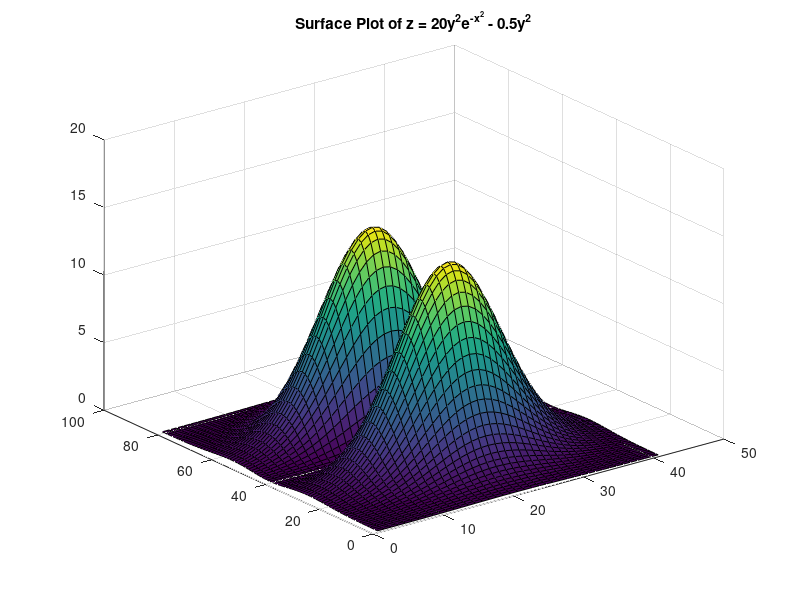

This figure's MATLAB source:
[x, y] = meshgrid(-2:0.1:2, -4:0.1:4);

z = 20 .* y.^2 .* exp((-x.^2) - 0.5 .* y.^2);

surf(z);

title('Surface Plot of z = 20y^2e^{-x^2} - 0.5y^2');
